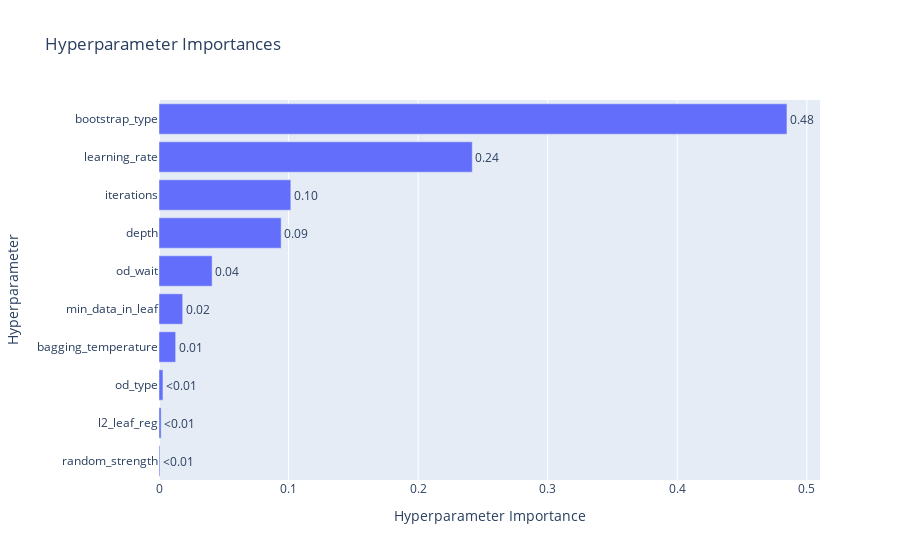

Notebook code for this chart:
### Code cell
# 하이퍼파라미터별 중요도를 확인할 수 있는 그래프
optuna.visualization.plot_param_importances(study_cat)

### Figure 1 — Plotly figure (JSON) as saved in the notebook; plotly's stock layout.template omitted (floating-point values rounded to 4 significant figures)
{"data": [{"cliponaxis": false, "hovertemplate": ["random_strength (FloatDistribution): 0.000727617502335013<extra></extra>", "l2_leaf_reg (FloatDistribution): 0.0016466069500772331<extra></extra>", "od_type (CategoricalDistribution): 0.003049161142826468<extra></extra>", "bagging_temperature (FloatDistribution): 0.012851442534485832<extra></extra>", "min_data_in_leaf (IntDistribution): 0.018278405917158156<extra></extra>", "od_wait (IntDistribution): 0.040996698796146855<extra></extra>", "depth (IntDistribution): 0.09428634405916232<extra></extra>", "iterations (IntDistribution): 0.10174062493360612<extra></extra>", "learning_rate (FloatDistribution): 0.24178010825288918<extra></extra>", "bootstrap_type (CategoricalDistribution): 0.48464298991131266<extra></extra>"], "name": "Objective Value", "orientation": "h", "text": ["<0.01", "<0.01", "<0.01", "0.01", "0.02", "0.04", "0.09", "0.10", "0.24", "0.48"], "textposition": "outside", "type": "bar", "x": [0.0007276, 0.001647, 0.003049, 0.01285, 0.01828, 0.041, 0.09429, 0.1017, 0.2418, 0.4846], "y": ["random_strength", "l2_leaf_reg", "od_type", "bagging_temperature", "min_data_in_leaf", "od_wait", "depth", "iterations", "learning_rate", "bootstrap_type"]}], "layout": {"title": {"text": "Hyperparameter Importances"}, "xaxis": {"title": {"text": "Hyperparameter Importance"}}, "yaxis": {"title": {"text": "Hyperparameter"}}}}
